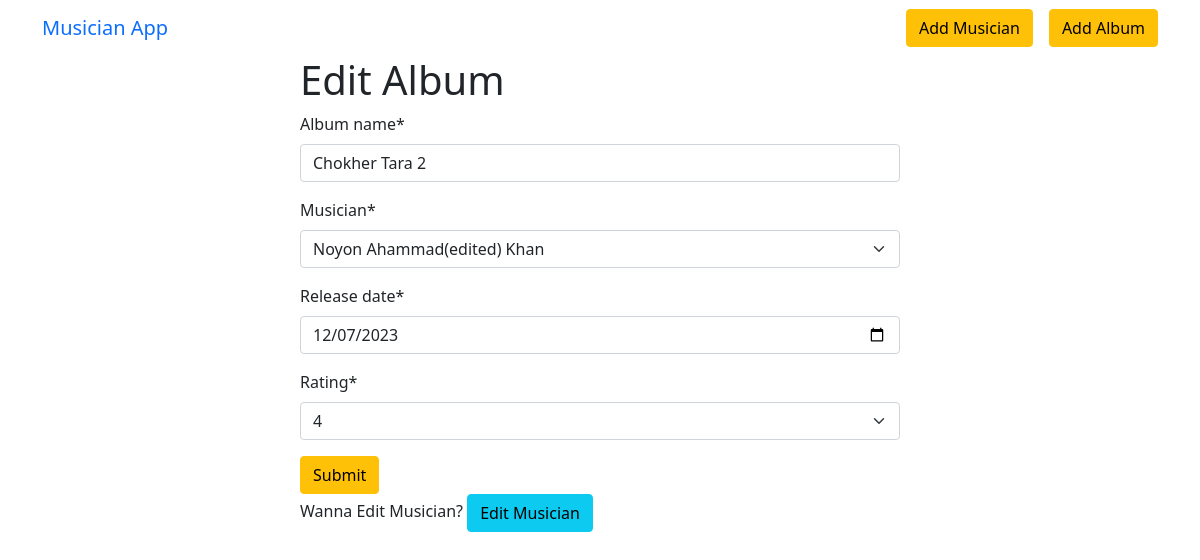
Screenshot of /edit_album/3/ with the database file from the repository.
### musician_app/models.py (models this page shows, shortened)
class Album(models.Model):
    CHOICES = (('1', 1), ('2', 2), ('3', 3), ('4', 4), ('5', 5))
    album_name = models.CharField(max_length=50)
    musician = models.ForeignKey(
        Musician, on_delete=models.CASCADE, related_name="albums")
    release_date = models.DateField()
    rating = models.CharField(choices=CHOICES, max_length=2)

### musician_app/views.py (the view)
# urls.py: path('edit_album/<int:id>/', edit_album, name="edit_album"),
def edit_album(request, id):
    album = models.Album.objects.get(pk=id)
    musician_pk = album.musician.pk
    form = forms.AlbumForm(instance=album)
    if request.method == 'POST':
        form = forms.AlbumForm(request.POST, instance=album)
        if form.is_valid():
            form.save()
            return redirect('home')
    return render(request, 'edit_album.html', {'form': form, 'musician_pk': musician_pk})

### musician_app/forms.py
class AlbumForm(forms.ModelForm):
    release_date = forms.DateTimeField(
        widget=forms.NumberInput(attrs={'type': 'date'}))
    class Meta:
        model = Album
        fields = ['album_name', 'musician', 'release_date', 'rating']

### musician_app/models.py (called while the page is built)
    def __str__(self) -> str:
        return f"{self.first_name} {self.last_name}"

### musician_app/templates/edit_album.html
{% extends 'base.html' %} {% load crispy_forms_tags %} {% block content %}
<form style="width: 50%; margin: auto" method="post">
  <h1>Edit Album</h1>
  {% csrf_token %} {{form | crispy}}
  <button class="btn btn-warning">Submit</button>
  <br />
  Wanna Edit Musician?
  <a href="{% url 'edit_musician' id=musician_pk %}" class="btn btn-info"
    >Edit Musician</a
  >
</form>
{% endblock %}

### rows the page displays
Album: album_name "Chokher Tara 2", musician "Noyon Ahammad(edited) Khan", release_date "12/07/2023", rating "4"
